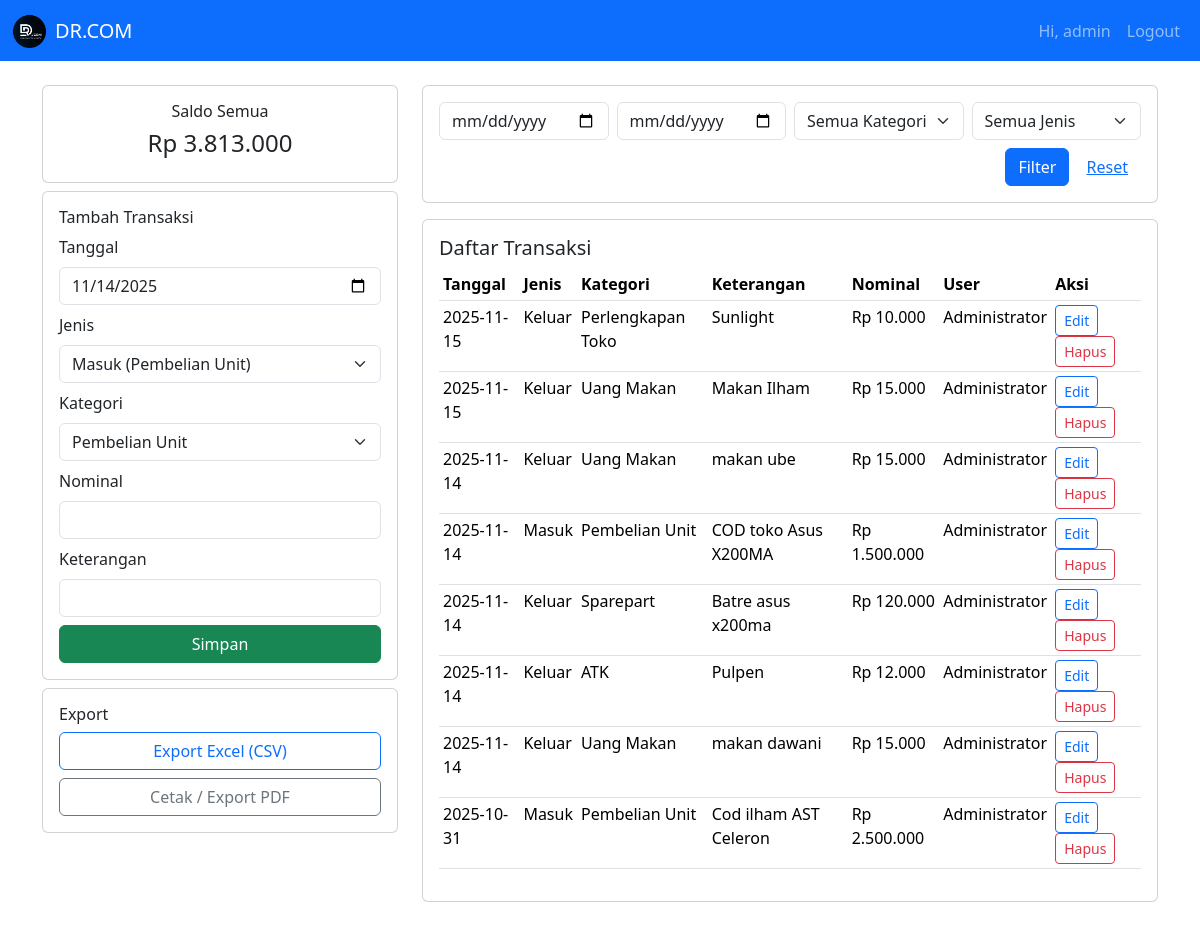
Screenshot of /home.php (signed in) with the database file from the repository.
### tables this page shows
CREATE TABLE `transaksi` (
  `id` int NOT NULL AUTO_INCREMENT,
  `tanggal` date NOT NULL,
  `jenis` enum('masuk','keluar') NOT NULL,
  `kategori` varchar(100) NOT NULL,
  `keterangan` text,
  `nominal` int NOT NULL,
  `user_id` int DEFAULT NULL,
  `created_at` timestamp NULL DEFAULT CURRENT_TIMESTAMP,
  PRIMARY KEY (`id`),
  KEY `fk_user_transaksi` (`user_id`),
  CONSTRAINT `fk_user_transaksi`
      FOREIGN KEY (`user_id`) REFERENCES `users` (`id`)
      ON DELETE SET NULL ON UPDATE CASCADE
);

### koneksi.php (called while the page is built, shortened)
<?php
function e($str) {
    return htmlspecialchars($str, ENT_QUOTES, 'UTF-8');
}

### home.php (the view, shortened to what this page needs)
<?php
require 'koneksi.php';
$KATEGORI = [
    'pembelian_unit' => 'Pembelian Unit',
    'sparepart'      => 'Sparepart',
    'atk'            => 'ATK',
    'transport'      => 'Transport',
    'ekspedisi'      => 'Ekspedisi Manual',
    'ongkir'         => 'Ongkir Paket',
    'makan'          => 'Uang Makan',
    'servis'          => 'Dana Servis',
    'perlengkapan'          => 'Perlengkapan Toko'
];
$q_from     = $_GET['from'] ?? '';
$q_to       = $_GET['to'] ?? '';
$q_kategori = $_GET['kategori'] ?? '';
$q_jenis    = $_GET['jenis'] ?? '';
$where = [];
$where_sql = count($where) ? "WHERE ".implode(" AND ", $where) : "";
$sql = "
    SELECT t.*, COALESCE(u.nama, u.username) AS user_name
    FROM transaksi t
    LEFT JOIN users u ON t.user_id = u.id
    $where_sql
    ORDER BY tanggal DESC
";
$stmt = $mysqli->prepare($sql);
if ($stmt) {
    $stmt->execute();
    $result = $stmt->get_result();
    $transactions = $result->fetch_all(MYSQLI_ASSOC);
} else {
    die("Query gagal: ".$mysqli->error);
}
$total_masuk  = (int) $mysqli->query("SELECT IFNULL(SUM(nominal),0) as t FROM transaksi WHERE jenis='masuk'")->fetch_assoc()['t'];
$total_keluar = (int) $mysqli->query("SELECT IFNULL(SUM(nominal),0) as t FROM transaksi WHERE jenis='keluar'")->fetch_assoc()['t'];
$saldo_all    = $total_masuk - $total_keluar;
?>
<!doctype html>
<html>
<head>
<link href="https://cdn.jsdelivr.net/npm/bootstrap@5.3.2/dist/css/bootstrap.min.css" rel="stylesheet">
</head>
<body>
<nav class="navbar navbar-expand-lg navbar-dark bg-primary">
  <div class="container-fluid">
    <a class="navbar-brand d-flex align-items-center" href="home.php">
        <img src="assets/drcom.png"
             alt="Logo DR.COM"
             style="height:35px; width:auto; margin-right:8px;">
        <span>DR.COM</span>
    </a>
    <div class="collapse navbar-collapse">
      <ul class="navbar-nav ms-auto">
        <li class="nav-item"><span class="nav-link">Hi, <?= e($_SESSION['user_name'] ?? ($_SESSION['username'] ?? 'Administrator')) ?></span></li>
        <li class="nav-item"><a class="nav-link" href="logout.php">Logout</a></li>
      </ul>
    </div>
  </div>
</nav>
<div class="container my-4">
  <div class="row mb-3">
    <div class="col-md-4">
      <div class="card mb-2">
        <div class="card-body text-center">
          <h6>Saldo Semua</h6>
          <h4>Rp <?= number_format($saldo_all,0,',','.') ?></h4>
        </div>
      </div>
      <div class="card">
        <div class="card-body">
          <h6>Tambah Transaksi</h6>
          <form method="post">
            <div class="mb-2"><label class="form-label">Tanggal</label>
              <input type="date" name="tanggal" class="form-control" value="<?= date('Y-m-d') ?>" required>
            </div>
            <div class="mb-2"><label class="form-label">Jenis</label>
              <select name="jenis" class="form-select" required>
                <option value="masuk">Masuk (Pembelian Unit)</option>
              </select>
            </div>
            <div class="mb-2"><label class="form-label">Kategori</label>
              <select name="kategori" class="form-select" required>
                <?php foreach ($KATEGORI as $k=>$v): ?>
                <option value="<?= e($k) ?>"><?= e($v) ?></option>
                <?php endforeach; ?>
              </select>
            </div>
            <div class="mb-2"><label class="form-label">Nominal</label>
              <input type="number" name="nominal" class="form-control" required>
            </div>
            <div class="mb-2"><label class="form-label">Keterangan</label>
              <input type="text" name="keterangan" class="form-control">
            </div>
            <div class="d-grid"><button class="btn btn-success">Simpan</button></div>
          </form>
        </div>
      </div>
      <div class="card mt-2">
        <div class="card-body">
          <h6>Export</h6>
          <a class="btn btn-outline-primary w-100 mb-2"
             href="export_excel.php?from=<?= e($q_from) ?>&to=<?= e($q_to) ?>&kategori=<?= e($q_kategori) ?>&jenis=<?= e($q_jenis) ?>">
            Export Excel (CSV)
          </a>
          <a class="btn btn-outline-secondary w-100"
             href="print.php?from=<?= e($q_from) ?>&to=<?= e($q_to) ?>&kategori=<?= e($q_kategori) ?>&jenis=<?= e($q_jenis) ?>"
             target="_blank">
            Cetak / Export PDF
          </a>
        </div>
      </div>
    </div>
    <div class="col-md-8">
      <div class="card mb-3">
        <div class="card-body">
          <form class="row g-2" method="get">
            <div class="col-md-3"><input type="date" name="from" class="form-control" value="<?= e($q_from) ?>"></div>
            <div class="col-md-3"><input type="date" name="to" class="form-control" value="<?= e($q_to) ?>"></div>
            <div class="col-md-3">
              <select name="kategori" class="form-select">
                <option value="">Semua Kategori</option>
              </select>
            </div>
            <div class="col-md-3">
              <select name="jenis" class="form-select">
                <option value="">Semua Jenis</option>
              </select>
            </div>
            <div class="col-12 text-end mt-2">
              <button class="btn btn-primary">Filter</button>
              <a class="btn btn-link" href="home.php">Reset</a>
            </div>
          </form>
        </div>
      </div>
      <div class="card">
        <div class="card-body">
          <h5>Daftar Transaksi</h5>
          <div class="table-responsive">
            <table class="table table-sm">
              <thead>
                <tr>
                  <th>Tanggal</th>
                  <th>Jenis</th>
                  <th>Kategori</th>
                  <th>Keterangan</th>
                  <th>Nominal</th>
                  <th>User</th>
                  <th>Aksi</th>
                </tr>
              </thead>
              <tbody>
                <?php if (count($transactions)): foreach ($transactions as $t): ?>
                <tr>
                  <td><?= e($t['tanggal']) ?></td>
                  <td><?= e(ucfirst($t['jenis'])) ?></td>
                  <td><?= e($KATEGORI[$t['kategori']] ?? $t['kategori']) ?></td>
                  <td><?= e($t['keterangan']) ?></td>
                  <td>Rp <?= number_format($t['nominal'],0,',','.') ?></td>
                  <td><?= e($t['user_name'] ?? ($t['username'] ?? '-')) ?></td>
                  <td>
                    <a href="edit.php?id=<?= $t['id'] ?>" class="btn btn-sm btn-outline-primary">Edit</a>
                    <form method="post" style="display:inline-block" onsubmit="return confirm('Hapus transaksi?')">
                      <button class="btn btn-sm btn-outline-danger">Hapus</button>
                    </form>
                  </td>
                </tr>
                <?php endforeach; else: ?>
                <tr><td colspan="7" class="text-center">Tidak ada transaksi</td></tr>
                <?php endif; ?>
              </tbody>
            </table>
          </div>
        </div>
      </div>
    </div>
  </div>
</div>
</body>
</html>

### rows the page displays
transaksi: tanggal "2025-11-15", jenis "Keluar", kategori "Perlengkapan Toko", keterangan "Sunlight", nominal "10.000", user_name "Administrator"
transaksi: tanggal "2025-11-15", jenis "Keluar", kategori "Uang Makan", keterangan "Makan Ilham", nominal "15.000", user_name "Administrator"
transaksi: tanggal "2025-11-14", jenis "Keluar", kategori "Uang Makan", keterangan "makan ube", nominal "15.000", user_name "Administrator"
transaksi: tanggal "2025-11-14", jenis "Masuk", kategori "Pembelian Unit", keterangan "COD toko Asus X200MA", nominal "1.500.000", user_name "Administrator"
transaksi: tanggal "2025-11-14", jenis "Keluar", kategori "Sparepart", keterangan "Batre asus x200ma", nominal "120.000", user_name "Administrator"
transaksi: tanggal "2025-11-14", jenis "Keluar", kategori "ATK", keterangan "Pulpen", nominal "12.000", user_name "Administrator"
transaksi: tanggal "2025-11-14", jenis "Keluar", kategori "Uang Makan", keterangan "makan dawani", nominal "15.000", user_name "Administrator"
transaksi: tanggal "2025-10-31", jenis "Masuk", kategori "Pembelian Unit", keterangan "Cod ilham AST Celeron", nominal "2.500.000", user_name "Administrator"

### other values shown
$_SESSION['user_name'] "admin"
$saldo_all "3.813.000"
form field kategori "Pembelian Unit"
